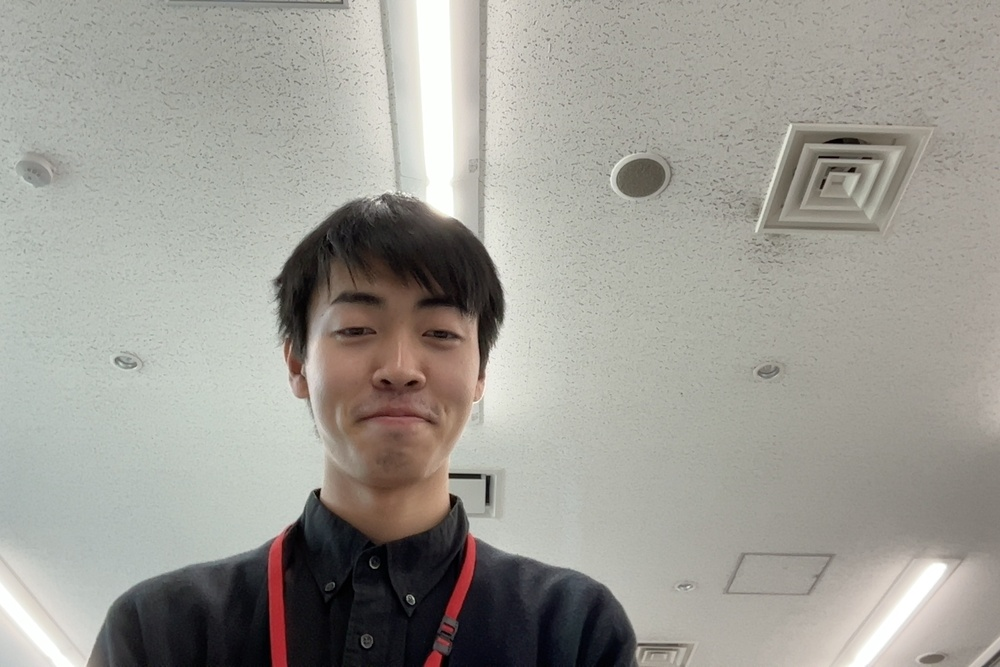
%> input picture 05_UnderstandingImages/fig1.jpg, 1000 x 667 px, shrunk from 2190 x 1460 before the run
$ octave no6.m   (GNU Octave 9; MATLAB toolbox functions it lacks are replaced by stand-ins)
%> lines starting %> are read from the running program, lines starting %| are printed output that depends on the picture; in (x1, y1, x2, y2) boxes, pixels count from 0 and x2, y2 are one past the last pixel; in counts of white or black regions, pixels touching at a corner belong together; the program's own positions count from 1
clear; close all;
img1 = imread('fig1.jpg'); % 人あり
%> img1 is the input picture: size 667x1000x3 uint8; mean R, G, B 158.2, 156.2, 149.3
img2 = imread('fig2.jpg'); % 人なし
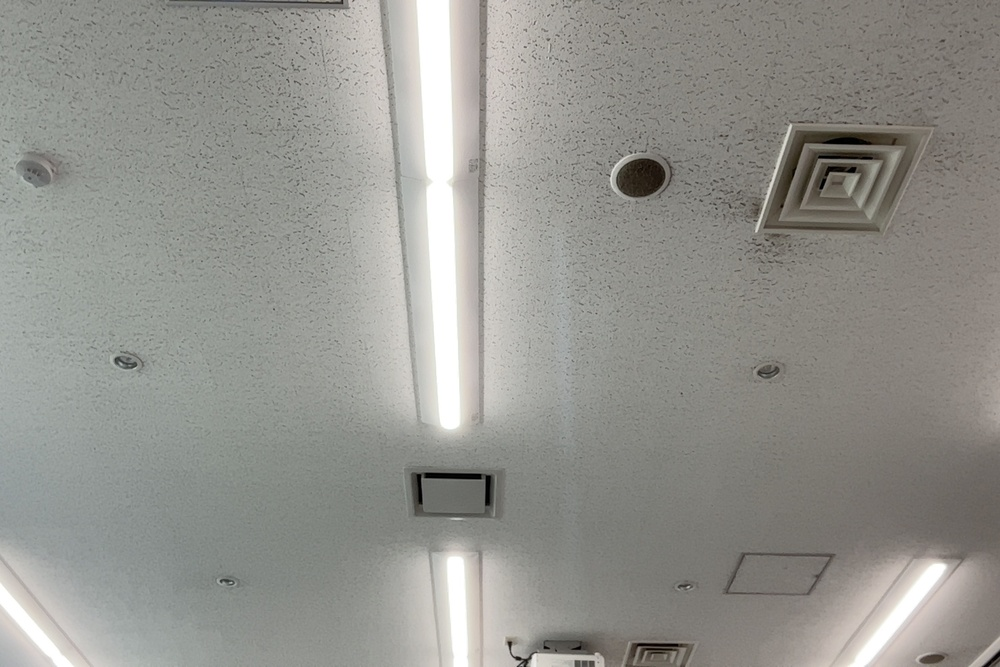
%> input picture 05_UnderstandingImages/fig2.jpg, 1000 x 667 px, shrunk from 2190 x 1460 before the run
%> img2 is the input picture: size 667x1000x3 uint8; mean R, G, B 147.7, 147.4, 142
img1 = 0.3*img1(:,:,1) + 0.59*img1(:,:,2) + 0.11*img1(:,:,3);
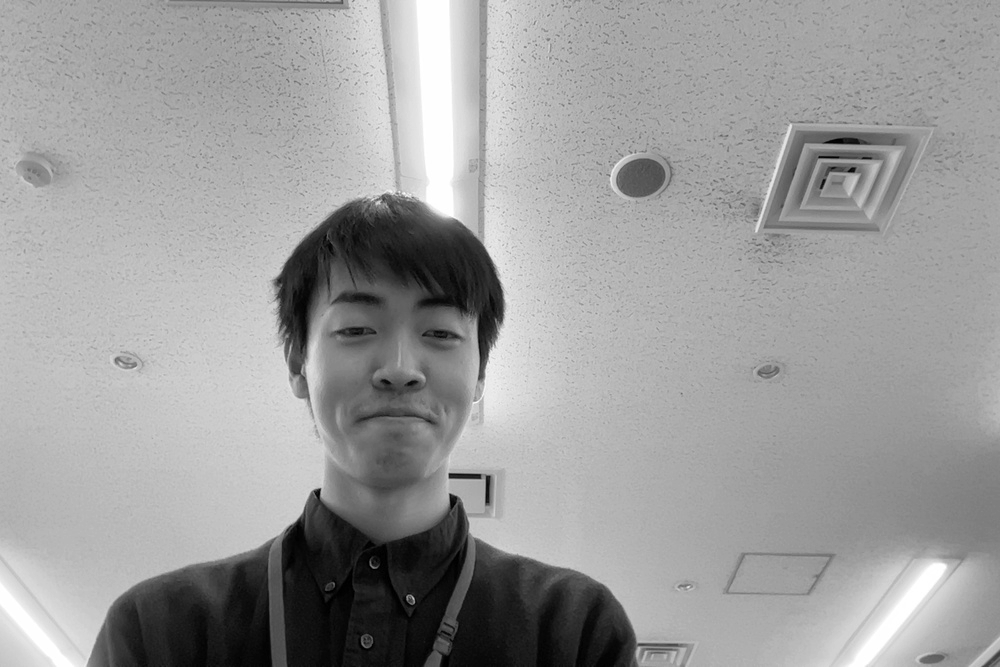
%> img1: size 667x1000 uint8; min 0, max 255, mean 156.1
img2 = 0.3*img2(:,:,1) + 0.59*img2(:,:,2) + 0.11*img2(:,:,3);
%> img2: size 667x1000 uint8
imwrite(img1,'fig1_g.jpg');
imwrite(img2,'fig2_g.jpg');
result = int16(img2) - int16(img1);
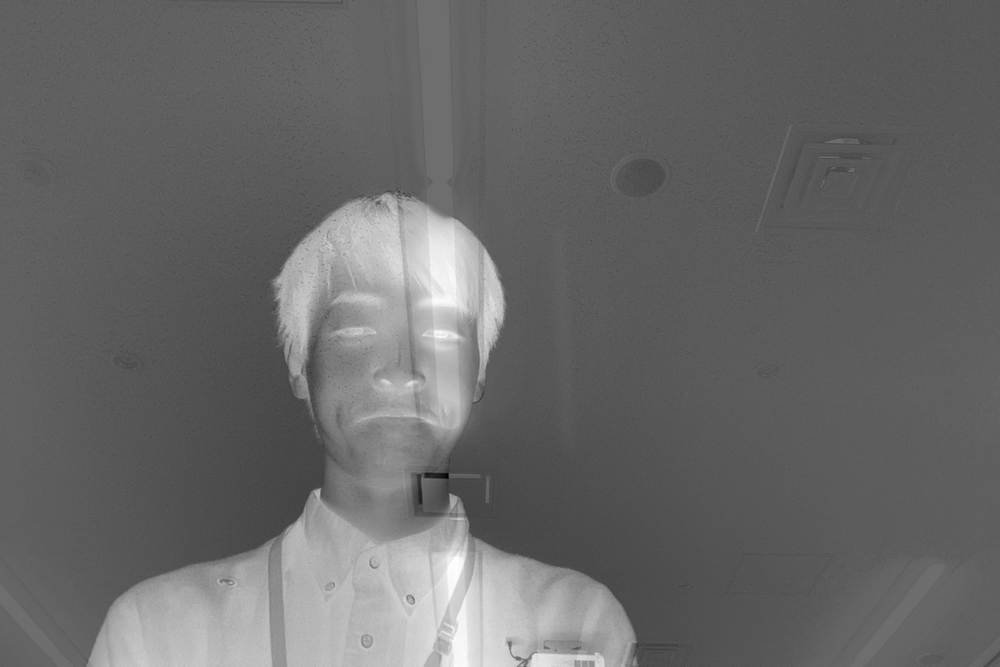
%> result: size 667x1000 int16; min -193, max 255, mean -9.1; drawn with min black and max white
result = abs(result);
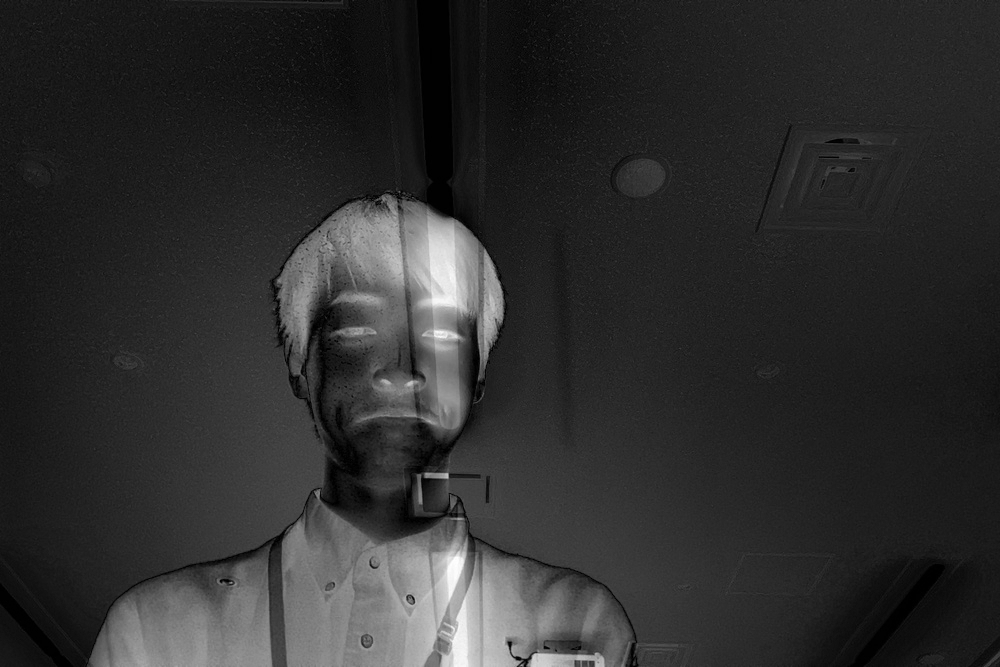
%> result: size 667x1000 int16; min 0, max 255, mean 45.7
result = uint8(result);
%> result: size 667x1000 uint8
figure;
imshow(result);
imwrite(result,'../Figures/05_60.png');

threshold1 = 32;
threshold2 = 64;
threshold3 = 128;
threshold1_r = result > threshold1;
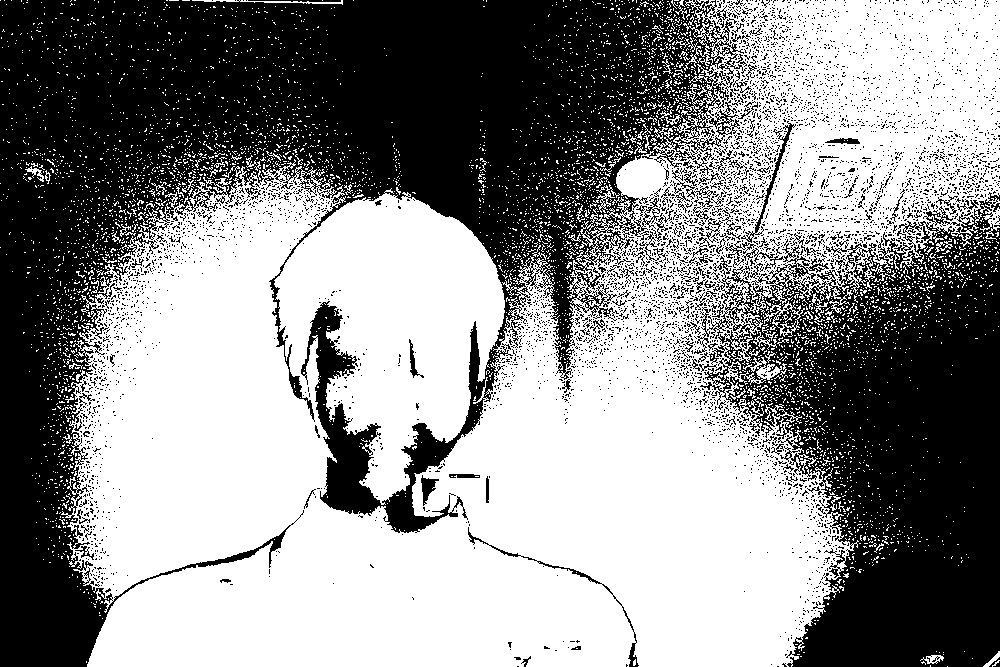
%> threshold1_r: size 667x1000 logical; 55.2% white; 5038 black regions (4902 under 20 px), largest, box (x1, y1, x2, y2) and area: (0, 0, 747, 667) 195508, (694, 192, 1000, 667) 82222, (468, 527, 639, 667) 557
threshold1_r = threshold1_r.*255;
threshold2_r = result > threshold2;
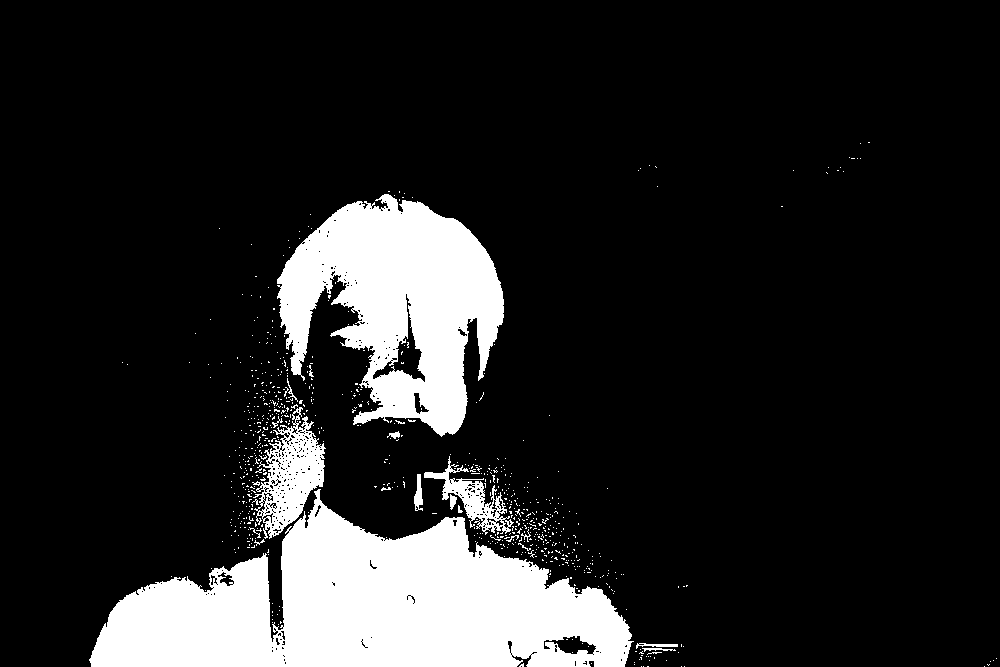
%> threshold2_r: size 667x1000 logical; 14.4% white; 768 white regions (749 under 20 px), largest, box (x1, y1, x2, y2) and area: (89, 489, 634, 667) 55337, (277, 194, 504, 437) 31818, (253, 407, 326, 539) 4384
threshold2_r = threshold2_r.*255;
threshold3_r = result > threshold3;
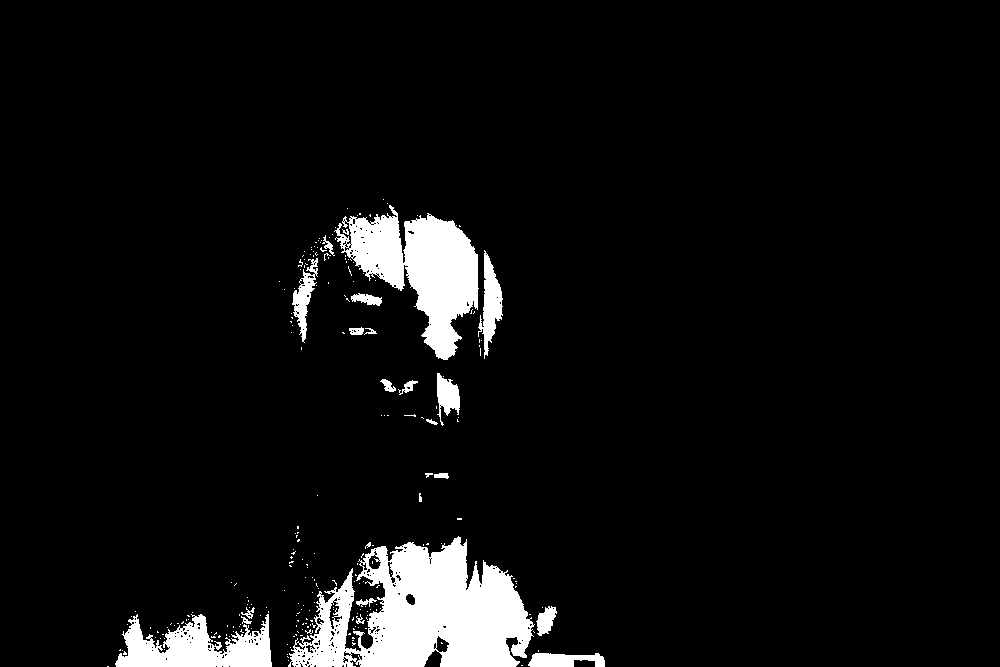
%> threshold3_r: size 667x1000 logical; 6% white; 240 white regions (216 under 20 px), largest, box (x1, y1, x2, y2) and area: (288, 536, 535, 667) 19140, (334, 205, 479, 360) 10442, (115, 614, 272, 667) 5018
threshold3_r = threshold3_r.*255;
figure;
imshow(threshold1_r);
imwrite(threshold1_r,'../Figures/05_61.png');
figure;
imshow(threshold2_r);
imwrite(threshold2_r,'../Figures/05_62.png');
figure;
imshow(threshold3_r);
imwrite(threshold3_r,'../Figures/05_63.png');
